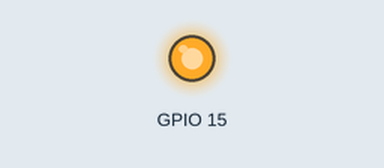
Bench run of a sketch on a simulated ESP32. Shown: output pins drawn as LEDs (lit = HIGH). WiFi joins after 1.5 s; servers stay silent unless stated; what the sketch prints to the serial monitor is not drawn.

Above: at 6.0 s.
At 8.0 s:
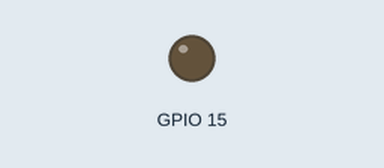
Timing chart, 0 to 10.2 s (numbered marks = the images above):
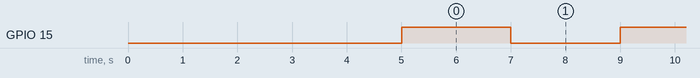

Measured:
- by itself, GPIO 15: alternates HIGH for 2.0 s and LOW for 2.0 s

The sketch:

A03_WiFi_keep.ino
```cpp
#include <WiFi.h>

void setup() {
  pinMode(15, OUTPUT);

  Serial.begin(115200);
  delay(3000);
  Serial.println("WiFi Connex");

  WiFi.begin("IoT - WIFI", "03GDVBH223");

  while(WiFi.status() != WL_CONNECTED) {
    delay(1000);
    Serial.print(".");
  }
  Serial.println("\nConnesso!");

  Serial.print("IP: "); Serial.println(WiFi.localIP());
}

void loop() {
  if (WiFi.status() != WL_CONNECTED) {
    //se la scheda si scollega, cerco di ricollegarmi
    WiFi.disconnect();
    delay(1000);
    WiFi.reconnect();
  }

  digitalWrite(15, !digitalRead(15));
  delay(2000);
}
```
